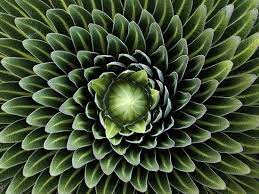
%> input picture nature.jpg, 259 x 194 px
$ octave Edge_Detect.m   (GNU Octave 9; MATLAB toolbox functions it lacks are replaced by stand-ins)
%> lines starting %> are read from the running program, lines starting %| are printed output that depends on the picture
orig = imread('nature.jpg');
%> orig is the input picture: size 194x259x3 uint8; mean R, G, B 65.2, 78.9, 52
I = im2gray(orig);
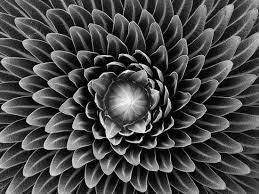
%> I: size 194x259 uint8; min 0, max 254, mean 71.7

BW1 = edge(I,'Canny');
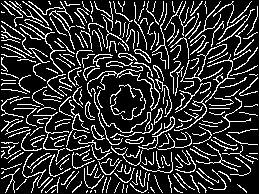
%> BW1: size 194x259 logical; 18.9% white in thin lines or dots
BW4 = edge(I,'Sobel');
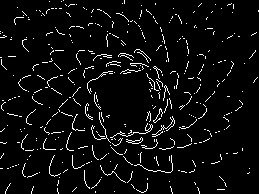
%> BW4: size 194x259 logical; 5% white in thin lines or dots
BW2 = edge(I,'Prewitt');
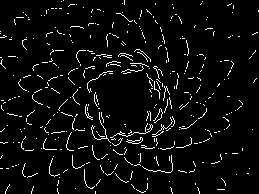
%> BW2: size 194x259 logical; 4.8% white in thin lines or dots
BW3 = edge(I,'Roberts');
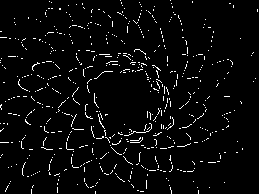
%> BW3: size 194x259 logical; 3.7% white in thin lines or dots


figure1 = figure;
subplot(2,2,1); imshow(BW1);title "Canny";
subplot(2,2,2); imshow(BW4);title "Sobel";
subplot(2,2,3); imshow(BW2);title "Prewitt";
subplot(2,2,4); imshow(BW3);title "Roberts";
saveas(figure1,'edges');

figure2 = figure;
imshow(orig);title "Original";
saveas(figure2,'nature_orig');
